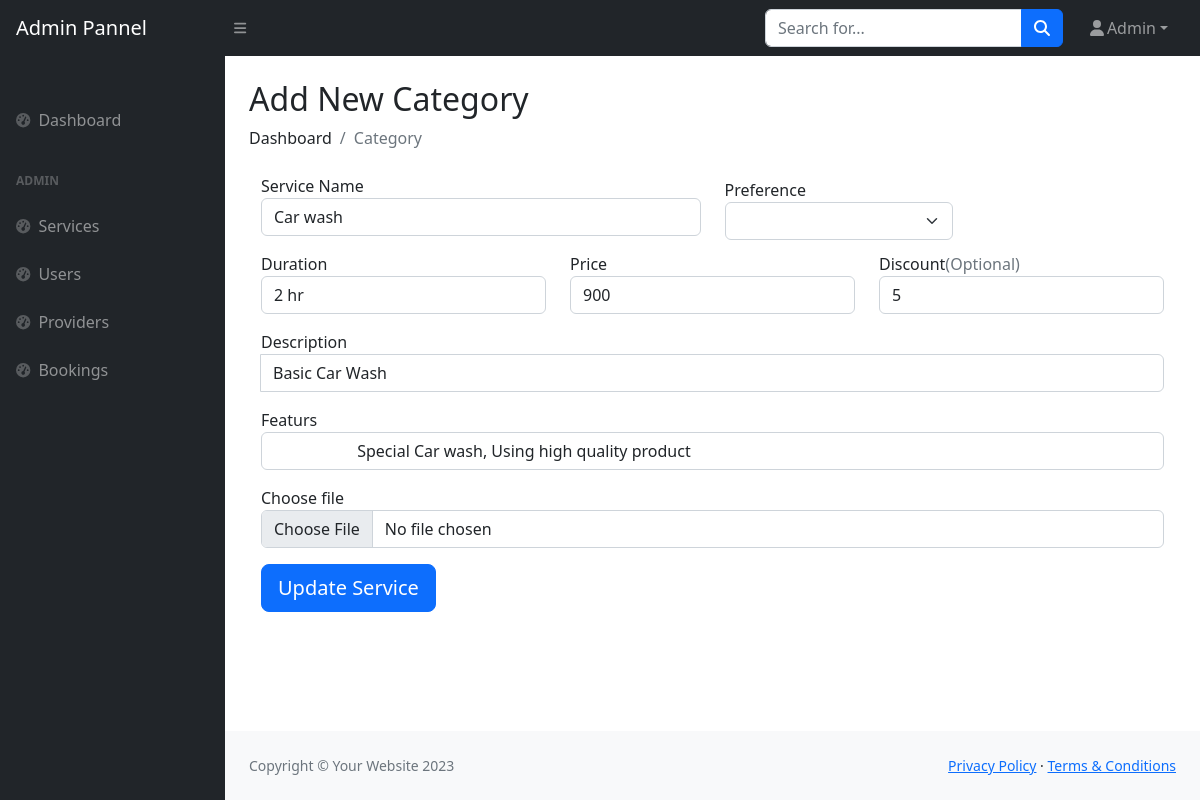
The app's page /admin/modify.php?sid=1 (signed in), older data.
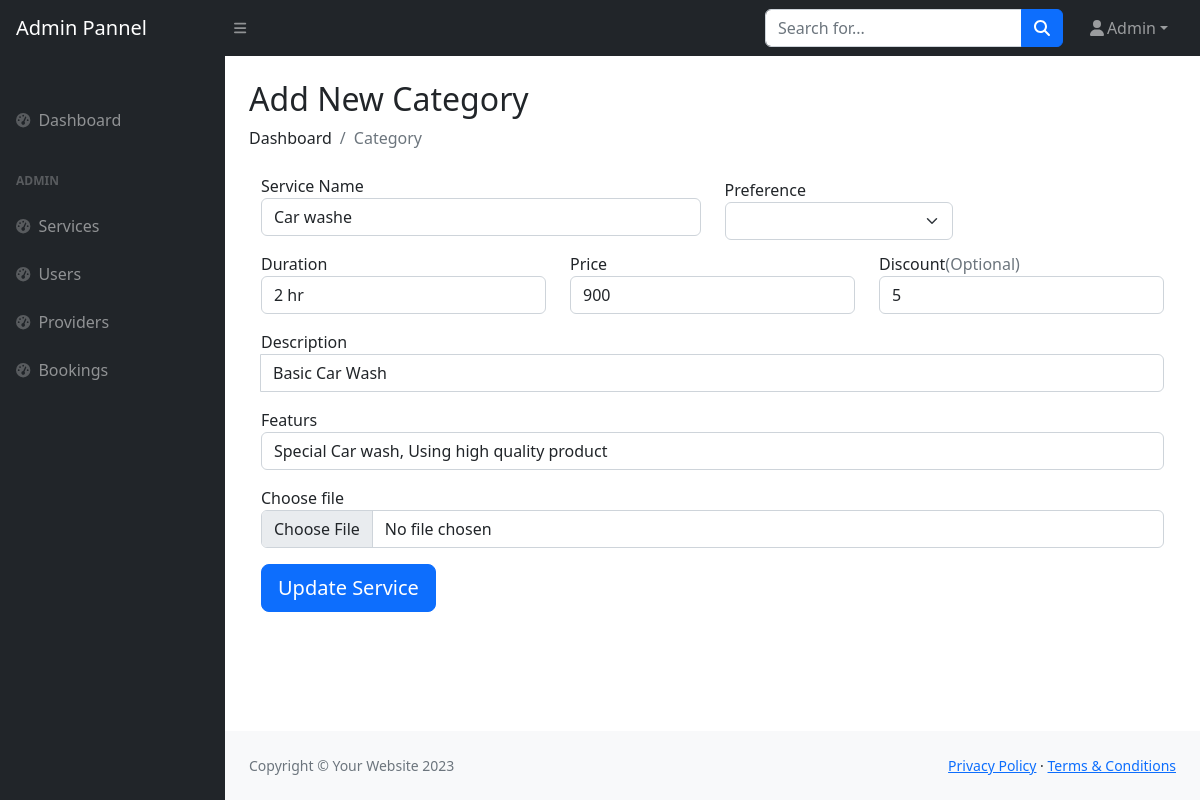
The same page, newer data.
### tables this page shows
CREATE TABLE `services` (
  `sid` int(11) NOT NULL,
  `sname` varchar(255) NOT NULL,
  `srating` int(11) NOT NULL,
  `sprice` int(11) NOT NULL,
  `sduration` varchar(10) NOT NULL,
  `sdes` varchar(255) NOT NULL,
  `sfeatures` varchar(255) NOT NULL,
  `scategory` int(11) NOT NULL,
  `simage` varchar(255) NOT NULL,
  `sattraction` varchar(255) DEFAULT NULL,
  `sdiscount` int(11) DEFAULT NULL,
  `screate` timestamp NOT NULL DEFAULT current_timestamp(),
  `created_by` int(11) DEFAULT NULL,
  `updated_by` int(11) DEFAULT NULL
);

### admin/modify.php (the view, shortened to what this page needs)
<?php require("./components/header.php");
$sid = isset($_GET['sid']) ? $_GET['sid'] : false;
if ($sid) {
    $src = "SELECT * FROM services WHERE sid=$sid";
    $rs = mysqli_query($conn, $src);
    $rec = mysqli_fetch_assoc($rs);
} else {
    $rec = ['sname' => '', 'scategory' => '', 'sduration' => '', 'sprice' => '', 'sdiscount' => '', 'sdes' => '', 'sfeatures' => ''];
}
?>
<main>
    <div class="container-fluid px-4">
        <h2 class="mt-4">Add New Category</h2>
        <ol class="breadcrumb mb-4">
            <li class="breadcrumb-item">Dashboard</li>
            <li class="breadcrumb-item active">Category</li>
        </ol>
        <div class="order-md-1 container">
            <form class="needs-validation" method="post" enctype="multipart/form-data">
                <div class="row">
                    <div class="col-md-6 mb-3">
                        <label for="firstName">Service Name </label>
                        <input type="text" class="form-control" id="firstName" placeholder="" name="sname" value="<?php echo $rec['sname'] ?>" required="">
                    </div>
                    <div class="col-auto my-1">
                        <label class="mr-sm-2" for="inlineFormCustomSelect">Preference</label>
                        <select class="form-select" id="scategory" name="scategory">
                            <?php
                            $sql = "SELECT subcat, subcatname FROM sub_category";
                            $result = $conn->query($sql);
                            if ($sid) {
                                echo "<option selected ></option>";
                            } else {
                                echo "<option selected disabled>Select an option</option>";
                            }
                            if ($result->num_rows > 0) {
                                while ($row = $result->fetch_assoc()) {
                                    echo "<option value='" . $row['subcat'] . "'>" . $row['subcatname'] . "</option>";
                                }
                            } else {
                                echo "<option>No sub-categories found</option>";
                            }
                            ?>
                        </select>
                    </div>
                </div>
                <div class="row">
                    <div class="col-md-4 mb-3">
                        <label for="lastName">Duration</label>
                        <input type="text" class="form-control" id="lastName" placeholder="hrs" name="sduration" value="<?php echo $rec['sduration'] ?>" required="">
                    </div>
                    <div class="col-md-4 mb-3">
                        <label for="address">Price</label>
                        <input type="number" class="form-control" id="address" placeholder="price" required="" name="sprice" value="<?php echo $rec['sprice'] ?>">
                    </div>
                    <div class="col-md-4 mb-3">
                        <label for="address2">Discount<span class="text-muted">(Optional)</span></label>
                        <input type="number" class="form-control" id="address2" placeholder="" name="sdiscount" value="<?php echo $rec['sdiscount'] ?>">
                    </div>
                </div>
                <div class="mb-3">
                    <label for="description">Description</label>
                    <div class="input-group">
                        <input type="text" class="form-control" id="description" placeholder="Write a short description" required="" name="sdes" value="<?php echo $rec['sdes'] ?>">
                    </div>
                </div>
                <div class="mb-3">
                    <label for="features">Featurs</label>
                    <input type="text" class="form-control" id="features" placeholder="write featurs separeted with ," name="sfeatures" value="<?php echo $rec['sfeatures']; ?>">
                </div>
                <div class="mb-3">
                    <div class="custom-file">
                        <label class="custom-file-label" for="customFile">Choose file</label>
                        <input type="file" class="form-control" id="simage" name="simage" accept="image/*" required>
                    </div>
                </div>
                <?php
                if ($sid) { ?>
                    <button class="btn btn-primary btn-lg btn-block" name="update">Update Service</button>
                <?php
                } else { ?>
                    <button class="btn btn-primary btn-lg btn-block" name="add">Add Service</button>
                <?php } ?>
            </form>
        </div>
    </div>
</main>
<?php require('./components/footer.php') ?>

Row changes from the older to the newer data that the page shows:
changed services "2 hr": sname "Car wash" → "Car washe"
